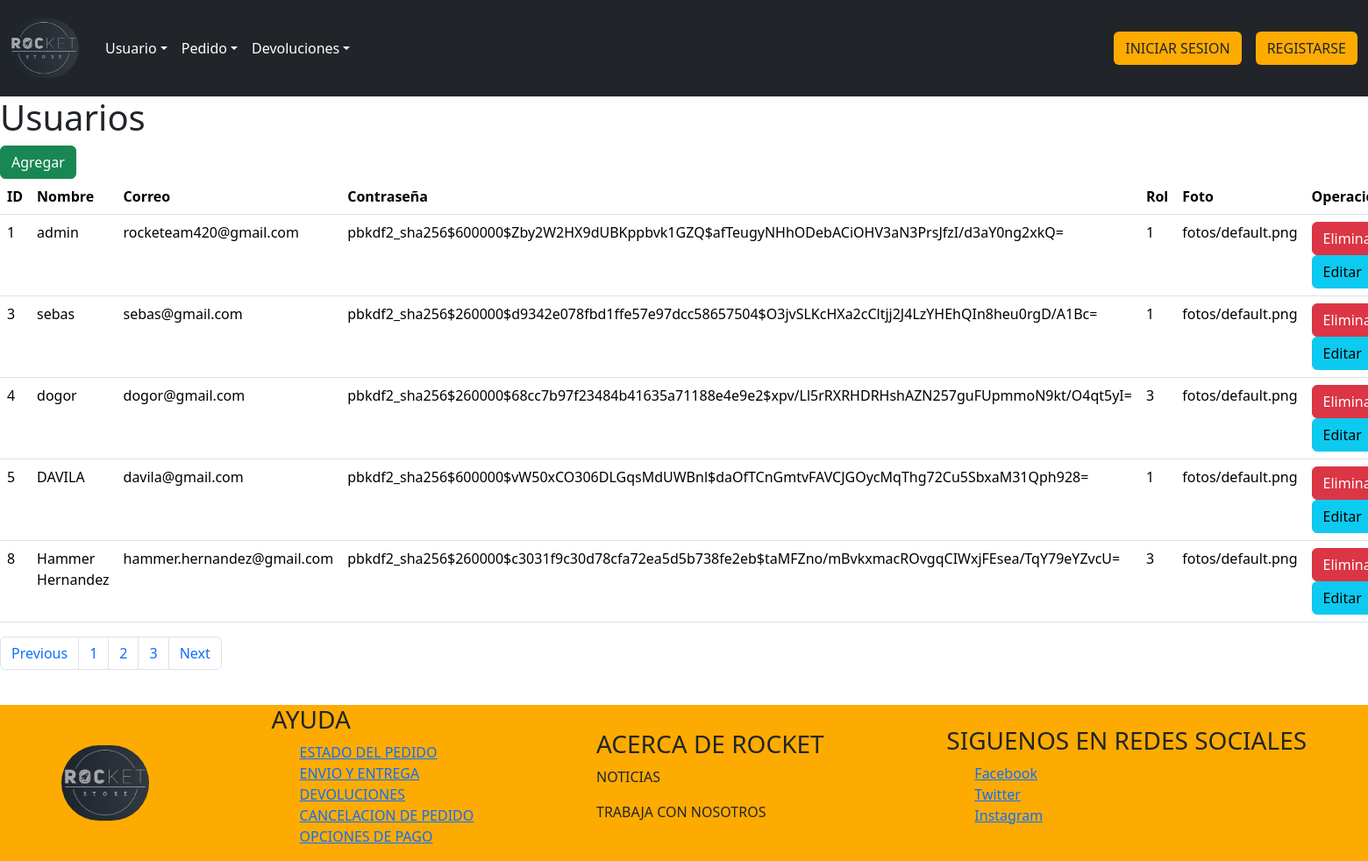
Screenshot of /usuarios_listar/ with the database file from the repository.
### tienda/models.py (models this page shows, shortened)
class Usuario(AbstractUser):
	username = None
	nombre = models.CharField(max_length=254)
	email = models.EmailField(max_length=254, unique=True)
	password = models.CharField(max_length=254)
	ROLES = (
		(1, "Administrador"),
		(2, "Despachador"),
		(3, "Cliente"),
		(4, "Domiciliario")
	)
	rol = models.IntegerField(choices=ROLES, default=3)
	foto = models.ImageField(upload_to="fotos/", default="fotos/default.png", blank=True)
	token_recuperar = models.CharField(max_length=254, default="", blank=True, null=True)
	USERNAME_FIELD = "email"
	REQUIRED_FIELDS = ["nombre"]
	objects = CustomUserManager()

### tienda/views.py (the view)
# urls.py: path("usuarios_listar/", views.usuarios, name="usuarios_listar"),
def usuarios(request):
	q = Usuario.objects.all()
	contexto = {"data": q}
	return render(request, "tienda/usuarios/usuarios.html", contexto)

### tienda/templates/tienda/usuarios/usuarios.html (shortened to what this page needs)
{% extends 'tienda/inicio/base.html' %}
{% load static %}
{% load humanize %}
{% block contenedor %}
    <h1>Usuarios</h1>
    <a class="btn btn-success" href="{% url 'usuarios_form' %}">Agregar</a>
    <table class="table">
        <thead>
            <tr>
                <th>ID</th>
                <th>Nombre</th>
                <th>Correo</th>
                <th>Contraseña</th>
                <th>Rol</th>
                <th>Foto</th>
                <th>Operaciones</th
            </tr>
        </thead>
        <tbody>
            {% for r in data %}
                <tr>
                    <td>{{ r.id }}</td>
                    <td>{{ r.nombre }}</td>
                    <td>{{ r.email }}</td>
                    <td>{{ r.password }}</td>
                    <td>{{ r.rol }}</td>
                    <td>{{ r.foto }}</td>
                    <td>
                        <a class="btn btn-danger" href="javascript:eliminar('{% url 'usuarios_eliminar' r.id %}')">Eliminar</a>
                        <a class="btn btn-info" href="{% url 'usuarios_formulario_editar' r.id %}">Editar</a>
                    </td>
                </tr>
            {% endfor %}
        </tbody>
    </table>
    <nav aria-label="Page navigation example">
        <ul class="pagination">
            <li class="page-item"><a class="page-link" href="#">Previous</a></li>
            <li class="page-item"><a class="page-link" href="#">1</a></li>
            <li class="page-item"><a class="page-link" href="#">2</a></li>
            <li class="page-item"><a class="page-link" href="#">3</a></li>
            <li class="page-item"><a class="page-link" href="#">Next</a></li>
        </ul>
    </nav>
{% endblock %}

### rows the page displays
Usuario: id "1", nombre "admin", email "rocketeam420@gmail.com", password "pbkdf2_sha256$600000$Zby2W2HX9dUBKppbvk1GZQ$afTeugyNHhODebACiOHV3aN3PrsJfzI/d3aY0ng2xkQ=", rol "1", foto "fotos/default.png"
Usuario: id "3", nombre "sebas", email "sebas@gmail.com", password "pbkdf2_sha256$260000$d9342e078fbd1ffe57e97dcc58657504$O3jvSLKcHXa2cCltjj2J4LzYHEhQIn8heu0rgD/A1Bc=", rol "1", foto "fotos/default.png"
Usuario: id "4", nombre "dogor", email "dogor@gmail.com", password "pbkdf2_sha256$260000$68cc7b97f23484b41635a71188e4e9e2$xpv/Ll5rRXRHDRHshAZN257guFUpmmoN9kt/O4qt5yI=", rol "3", foto "fotos/default.png"
Usuario: id "5", nombre "DAVILA", email "davila@gmail.com", password "pbkdf2_sha256$600000$vW50xCO306DLGqsMdUWBnl$daOfTCnGmtvFAVCJGOycMqThg72Cu5SbxaM31Qph928=", rol "1", foto "fotos/default.png"
Usuario: id "8", nombre "Hammer Hernandez", email "hammer.hernandez@gmail.com", password "pbkdf2_sha256$260000$c3031f9c30d78cfa72ea5d5b738fe2eb$taMFZno/mBvkxmacROvgqCIWxjFEsea/TqY79eYZvcU=", rol "3", foto "fotos/default.png"
